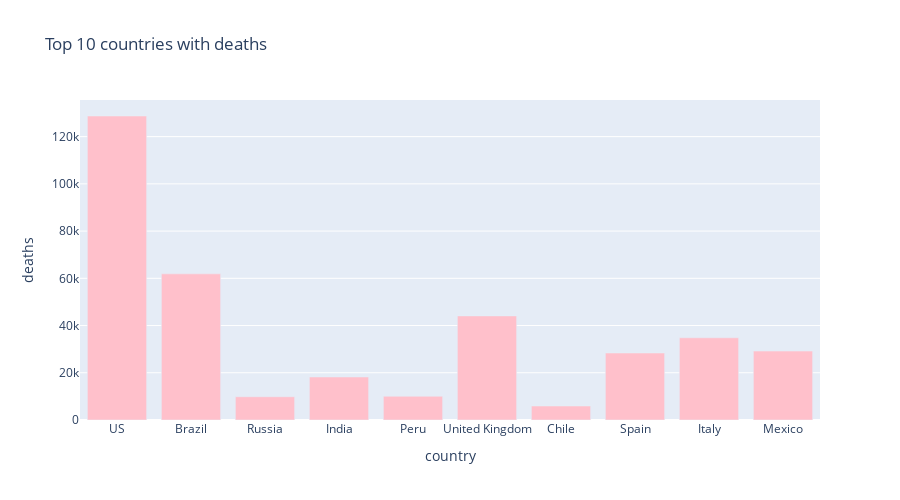

The notebook cell this image was saved under:
### Markdown cell above
### Plot showing death cases for Top '10' countries

### Code cell
px.bar(sorted_country_list.head(10),
      x='country',
      y='deaths',
      title='Top 10 countries with deaths',
      color_discrete_sequence=['pink'],
      height=500,
      width=900)

### Figure 1 — Plotly figure (JSON) as saved in the notebook; plotly's stock layout.template omitted (floating-point values rounded to 4 significant figures)
{"data": [{"alignmentgroup": "True", "hovertemplate": "country=%{x}<br>deaths=%{y}<extra></extra>", "legendgroup": "", "marker": {"color": "pink"}, "name": "", "offsetgroup": "", "orientation": "v", "showlegend": false, "textposition": "auto", "type": "bar", "x": ["US", "Brazil", "Russia", "India", "Peru", "United Kingdom", "Chile", "Spain", "Italy", "Mexico"], "xaxis": "x", "y": [128740, 61884, 9844, 18213, 10045, 44080, 5920, 28368, 34818, 29189], "yaxis": "y"}], "layout": {"barmode": "relative", "height": 500, "legend": {"tracegroupgap": 0}, "title": {"text": "Top 10 countries with deaths"}, "width": 900, "xaxis": {"anchor": "y", "domain": [0, 1], "title": {"text": "country"}}, "yaxis": {"anchor": "x", "domain": [0, 1], "title": {"text": "deaths"}}}}
